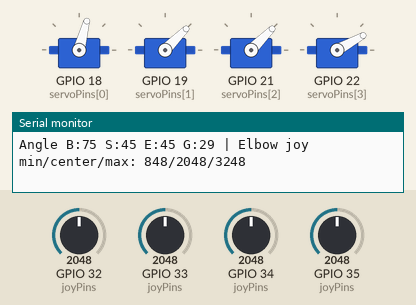
This sketch was run on a simulated ESP32. On the bench: 4 × servo, the last lines printed to the serial monitor. The inputs (shaded band) are chosen by the test bench; at power-on: GPIO 32 (joyPins) = 2048, GPIO 33 (joyPins) = 2048, GPIO 34 (joyPins) = 2048, GPIO 35 (joyPins) = 2048 (analog values on the 0–4095 scale).

Above: at 7.9 s.
8.0 s: GPIO 32 (joyPins) set to 2866
At 10.6 s:
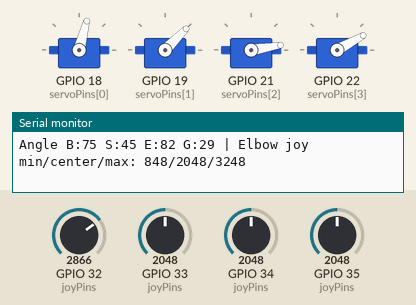
11.0 s: GPIO 33 (joyPins) set to 2866
At 13.2 s:
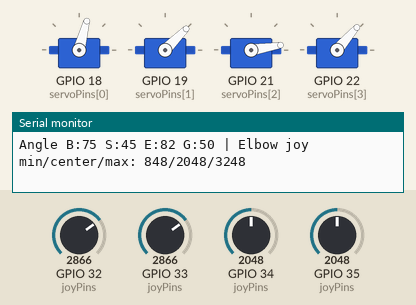
14.0 s: GPIO 34 (joyPins) set to 2866
At 16.8 s:
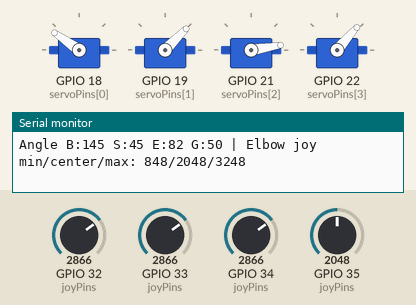
17.0 s: GPIO 35 (joyPins) set to 560
At 18.5 s:
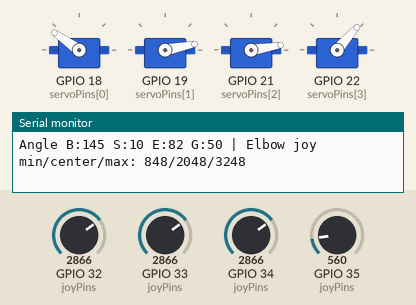
20.0 s: GPIO 32 (joyPins) set to 1228
At 20.66 s:
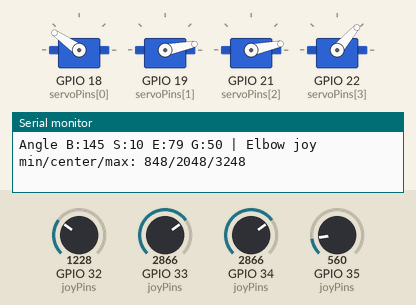
23.0 s: GPIO 33 (joyPins) set to 560
At 24.9 s:
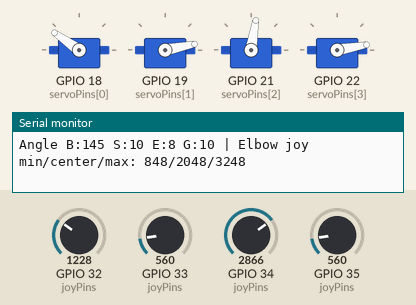
Timing chart, 0 to 26.4 s (numbered marks = the images above; inputs shaded):
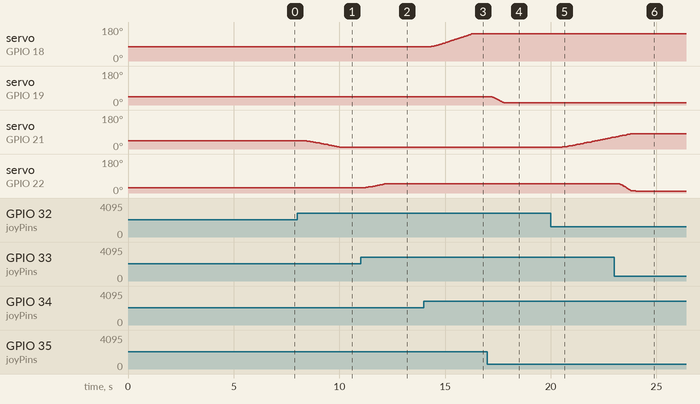

Measured:
- after the input at 8.0 s, servo on GPIO 21 (servoPins[2]): moves from 45° to 9° over 1.8 s, starting after 0.29 s
- after the input at 11.0 s, servo on GPIO 22 (servoPins[3]): moves from 29° to 49° over 0.96 s, starting after 0.25 s
- after the input at 14.0 s, servo on GPIO 18 (servoPins[0]): moves from 75° to 145° over 2.2 s, starting after 0.22 s
- after the input at 17.0 s, servo on GPIO 19 (servoPins[1]): moves from 45° to 11° over 0.72 s, starting after 0.19 s
- after the input at 20.0 s, servo on GPIO 21 (servoPins[2]): moves from 9° to 62° over 2.5 s, starting after 0.47 s
- after the input at 23.0 s, servo on GPIO 22 (servoPins[3]): moves from 49° to 10° over 0.76 s, starting after 0.26 s

The sketch:

RoboArm_WiFi.ino
```cpp
// =====================================================================
//  RoboArm WiFi - ESP32 4-DOF robotic arm
//  Control: 4 physical joysticks  +  phone slider page
//
//  Library: ESP32Servo (Library Manager)
//
//  Phone (no IP copy from Serial):
//    1. Join WiFi named  RoboArm   password  roboarm123
//    2. "Sign in to network" should show sliders
//    3. If not, Chrome -> http://192.168.4.1   (http, NOT https)
//    4. Turn OFF mobile data if the page will not load
// =====================================================================
#include <ESP32Servo.h>
#include <math.h>
#include <WiFi.h>
#include <WebServer.h>
#include <DNSServer.h>

#include "config.h"
#include "web_page.h"

// Servo 1 = Base, 2 = Shoulder, 3 = Elbow, 4 = Gripper
enum Joint { BASE = 0, SHOULDER = 1, ELBOW = 2, GRIPPER = 3 };
const int NUM_JOINTS = 4;

Servo servos[NUM_JOINTS];

//                                 Base Shoulder Elbow Gripper
const int joyPins[NUM_JOINTS]   = {34,   35,     32,   33};   // ADC1 -> WiFi-r shathe kaj kore
const int servoPins[NUM_JOINTS] = {18,   19,     21,   22};

// ================= LIMITS (ekhon ei value-i ashol limit) =================
const float minAngle[NUM_JOINTS] = {5,   10,  8,  10};
const float maxAngle[NUM_JOINTS] = {145, 80, 82,  50};

// Home position
const float homeAngle[NUM_JOINTS] = {75, 45, 45, 29};

const bool invertJoy[NUM_JOINTS]   = {false, false, false, false};
const bool mirrorServo[NUM_JOINTS] = {false, false, true, false};

// ================= SPEED / DEADBAND (per joint) =================
//                                        Base Shoulder Elbow Gripper
const float maxSpeed[NUM_JOINTS]      = {2.0,  1.2,   1.2,  1.5};
const int   pulseDeadband[NUM_JOINTS] = {6,    10,    10,   8};

const int PULSE_MIN = 600;
const int PULSE_MAX = 2300;

// ================= JOYSTICK TUNING =================
const int   START_DEADZONE = 400;    // WiFi noise-e drift korle ektu barao (e.g. 450)
const int   STOP_DEADZONE  = 250;
const float ALPHA          = 0.12;   // kom = smooth
const float SERVO_SMOOTH   = 0.20;
const float SNAP_DIST      = 0.4;    // target-er kachhe ele snap
const int   LOOP_MS        = 20;
const int   NUM_SAMPLES    = 16;

// Joystick range auto-learn
const float START_EXTENT = 1200.0;   // shuru-te dhora range (center theke)
const float MIN_EXTENT   = 900.0;    // er cheye chhoto hobe na
const float FULL_SCALE   = 0.90;     // 90% thelle full speed

const bool DEBUG = true;

// ================= VARIABLES =================
float angle[NUM_JOINTS];
float outAngle[NUM_JOINTS];
float filtered[NUM_JOINTS];
int   center[NUM_JOINTS];
int   lastPulse[NUM_JOINTS];
bool  joyActive[NUM_JOINTS] = {false, false, false, false};
int   rawNow[NUM_JOINTS];

// Joystick-er ashol max/min (auto-learn)
float joyMaxSeen[NUM_JOINTS];
float joyMinSeen[NUM_JOINTS];

// ================= WEB CONTROL =================
WebServer server(HTTP_PORT);
DNSServer dnsServer;

float         webVel[NUM_JOINTS]     = {0, 0, 0, 0};   // hold-button speed (-1..1)
unsigned long webVelTime[NUM_JOINTS] = {0, 0, 0, 0};   // last 'V' message time

// ================= FUNCTIONS =================
int toPulse(int i, float logical) {
  float a = logical;
  if (mirrorServo[i]) a = (minAngle[i] + maxAngle[i]) - a;
  return PULSE_MIN + (int)(a * (PULSE_MAX - PULSE_MIN) / 180.0 + 0.5);
}

// Highest ar lowest sample bad diye average
int readJoy(int pin) {
  long sum = 0;
  int mn = 4095, mx = 0;
  for (int n = 0; n < NUM_SAMPLES; n++) {
    int v = analogRead(pin);
    sum += v;
    if (v < mn) mn = v;
    if (v > mx) mx = v;
    delayMicroseconds(100);
  }
  return (sum - mn - mx) / (NUM_SAMPLES - 2);
}

void calibrateJoysticks() {
  delay(2000);   // joystick chhuo na
  for (int i = 0; i < NUM_JOINTS; i++) {
    long sum = 0;
    for (int n = 0; n < 100; n++) {
      sum += readJoy(joyPins[i]);
      delay(5);
    }
    center[i]     = sum / 100;
    filtered[i]   = center[i];
    joyMaxSeen[i] = center[i] + START_EXTENT;
    joyMinSeen[i] = center[i] - START_EXTENT;

    Serial.print("Joystick ");
    Serial.print(i + 1);
    Serial.print(" Center = ");
    Serial.println(center[i]);
  }
}

// Servo ek ek kore chalu (current spike kombe)
void initServos() {
  for (int i = 0; i < NUM_JOINTS; i++) {
    angle[i]    = homeAngle[i];
    outAngle[i] = homeAngle[i];
    int p = toPulse(i, angle[i]);

    servos[i].setPeriodHertz(50);
    servos[i].attach(servoPins[i], PULSE_MIN, PULSE_MAX);
    servos[i].writeMicroseconds(p);
    lastPulse[i] = p;
    delay(300);
  }
}

// Phase 1: shob joystick pora (servo pulse-er por noi, noise kom)
void readAllJoysticks() {
  for (int i = 0; i < NUM_JOINTS; i++) {
    rawNow[i] = readJoy(joyPins[i]);
    filtered[i] += ALPHA * (rawNow[i] - filtered[i]);
  }
}

// Phase 2: target angle hisab kore servo-te pathano
void updateJoint(int i) {
  float diff      = filtered[i] - center[i];
  float magnitude = fabsf(diff);

  // Joystick range shikhe nao
  if (filtered[i] > joyMaxSeen[i]) joyMaxSeen[i] = filtered[i];
  if (filtered[i] < joyMinSeen[i]) joyMinSeen[i] = filtered[i];

  // Hysteresis
  if (!joyActive[i]) {
    if (magnitude > START_DEADZONE) joyActive[i] = true;
  } else {
    if (magnitude < STOP_DEADZONE) joyActive[i] = false;
  }

  if (joyActive[i]) {
    // Joystick sobshomoy priority pabe -> phone-er hold command bad
    webVel[i] = 0;

    // Je dike thelchho, oi dike-r ashol range
    float extent = (diff > 0) ? (joyMaxSeen[i] - center[i])
                              : (center[i] - joyMinSeen[i]);
    if (extent < MIN_EXTENT) extent = MIN_EXTENT;
    extent *= FULL_SCALE;

    float norm = (magnitude - START_DEADZONE) / (extent - START_DEADZONE);
    norm = constrain(norm, 0.0, 1.0);
    norm = norm * norm;   // soft start

    if (diff < 0)     norm = -norm;
    if (invertJoy[i]) norm = -norm;

    angle[i] += norm * maxSpeed[i];
    angle[i]  = constrain(angle[i], minAngle[i], maxAngle[i]);
  } else if (webVel[i] != 0) {
    // Phone hold-button: signal bondho hole (phone lock / WiFi drop) thamo
    if (millis() - webVelTime[i] > WEB_VEL_TIMEOUT) {
      webVel[i] = 0;
    } else {
      angle[i] += webVel[i] * maxSpeed[i];
      angle[i]  = constrain(angle[i], minAngle[i], maxAngle[i]);
    }
  }

  // Smooth + snap (hunting/gorgor kombe)
  float err = angle[i] - outAngle[i];
  if (fabsf(err) < SNAP_DIST) outAngle[i] = angle[i];
  else                        outAngle[i] += SERVO_SMOOTH * err;

  int p = toPulse(i, outAngle[i]);
  if (abs(p - lastPulse[i]) >= pulseDeadband[i]) {
    servos[i].writeMicroseconds(p);
    lastPulse[i] = p;
  }
}

// ================= WEB: messages =================
void formatLimits(char *buf, size_t len) {
  snprintf(buf, len, "L,%d,%d,%d,%d,%d,%d,%d,%d",
           (int)minAngle[0], (int)minAngle[1], (int)minAngle[2], (int)minAngle[3],
           (int)maxAngle[0], (int)maxAngle[1], (int)maxAngle[2], (int)maxAngle[3]);
}

void formatAngles(char *buf, size_t len) {
  snprintf(buf, len, "A,%d,%d,%d,%d",
           (int)lroundf(angle[0]), (int)lroundf(angle[1]),
           (int)lroundf(angle[2]), (int)lroundf(angle[3]));
}

// Phone theke asha command:
//   S,j,angle  -> slider (absolute)     V,j,v -> hold speed (-1..1)
//   H          -> home                  X     -> stop (jekhane ache shekhane thamo)
void handleCommand(char *msg) {
  char cmd = msg[0];

  if (cmd == 'H') {
    for (int i = 0; i < NUM_JOINTS; i++) {
      webVel[i] = 0;
      if (!joyActive[i]) angle[i] = homeAngle[i];
    }
    return;
  }
  if (cmd == 'X') {
    for (int i = 0; i < NUM_JOINTS; i++) {
      webVel[i] = 0;
      angle[i]  = outAngle[i];   // current position-ei freeze
    }
    return;
  }
  if (cmd != 'S' && cmd != 'V') return;

  char *p1 = strchr(msg, ',');
  if (!p1) return;
  char *p2 = strchr(p1 + 1, ',');
  if (!p2) return;

  int   j   = atoi(p1 + 1);
  float val = atof(p2 + 1);
  if (j < 0 || j >= NUM_JOINTS) return;
  if (joyActive[j]) return;      // joystick dhora thakle phone ignore

  if (cmd == 'S') {
    webVel[j] = 0;
    angle[j]  = constrain(val, minAngle[j], maxAngle[j]);
  } else {  // 'V'
    webVel[j]     = constrain(val, -1.0f, 1.0f);
    webVelTime[j] = millis();
  }
}

void sendPage() {
  server.send_P(200, "text/html", INDEX_HTML);
}

void handleHttpCmd() {
  String m = server.arg("m");
  char msg[32];
  m.toCharArray(msg, sizeof(msg));
  handleCommand(msg);
  server.send(200, "text/plain", "ok");
}

void handleHttpState() {
  char buf[40];
  formatAngles(buf, sizeof(buf));
  server.send(200, "text/plain", buf);
}

void handleHttpLimits() {
  char buf[64];
  formatLimits(buf, sizeof(buf));
  server.send(200, "text/plain", buf);
}

void printHowToConnect() {
  Serial.println();
  Serial.println("============================================");
  Serial.println("  SLIDER PAGE — do not hunt for an IP");
  Serial.println("  1. Phone WiFi  ->  RoboArm");
  Serial.println("  2. Password    ->  roboarm123");
  Serial.println("  3. Open the Sign-in page, or type:");
  Serial.println("     http://192.168.4.1");
  Serial.println("  Turn OFF mobile data if it will not load.");
  Serial.println("============================================");
}

// ================= WEB: WiFi + servers =================
void setupWiFi() {
  WiFi.mode(WIFI_AP);
  WiFi.setSleep(false);

  IPAddress ip(192, 168, 4, 1);
  IPAddress gw(192, 168, 4, 1);
  IPAddress mask(255, 255, 255, 0);
  WiFi.softAPConfig(ip, gw, mask);
  WiFi.softAP(AP_SSID, AP_PASSWORD, 1, 0, 4);
  delay(200);

  dnsServer.start(53, "*", ip);   // any website name -> slider page
  printHowToConnect();
}

void setupServers() {
  server.on("/", HTTP_GET, sendPage);
  server.on("/c", HTTP_GET, handleHttpCmd);
  server.on("/s", HTTP_GET, handleHttpState);
  server.on("/l", HTTP_GET, handleHttpLimits);
  // Phone captive-portal checks -> show sliders instead of "can't reach"
  server.on("/generate_204", HTTP_GET, sendPage);
  server.on("/gen_204", HTTP_GET, sendPage);
  server.on("/hotspot-detect.html", HTTP_GET, sendPage);
  server.on("/ncsi.txt", HTTP_GET, sendPage);
  server.on("/connecttest.txt", HTTP_GET, sendPage);
  server.on("/canonical.html", HTTP_GET, sendPage);
  server.onNotFound(sendPage);
  server.begin();
}

void printNetInfo() {
  printHowToConnect();
  Serial.printf("Phones on RoboArm WiFi: %u\n", WiFi.softAPgetStationNum());
}

void handleNetwork() {
  dnsServer.processNextRequest();
  server.handleClient();
}

// ================= MAIN =================
void setup() {
  Serial.begin(115200);

  analogReadResolution(12);
  analogSetAttenuation(ADC_11db);

  ESP32PWM::allocateTimer(0);
  ESP32PWM::allocateTimer(1);
  ESP32PWM::allocateTimer(2);
  ESP32PWM::allocateTimer(3);

  calibrateJoysticks();   // WiFi chalur AGE (noise chhara center)
  initServos();
  setupWiFi();
  setupServers();
}

void loop() {
  static int dbgCount = 0;
  static unsigned long lastNetInfo = 0;
  unsigned long t0 = millis();

  if (t0 - lastNetInfo >= 5000) {   // proti 5 second-e address dekhao
    lastNetInfo = t0;
    printNetInfo();
  }

  handleNetwork();
  readAllJoysticks();

  for (int i = 0; i < NUM_JOINTS; i++) updateJoint(i);

  if (DEBUG && ++dbgCount >= 10) {   // 5 bar/second
    dbgCount = 0;
    Serial.print("Angle B:");  Serial.print(angle[BASE], 0);
    Serial.print(" S:");       Serial.print(angle[SHOULDER], 0);
    Serial.print(" E:");       Serial.print(angle[ELBOW], 0);
    Serial.print(" G:");       Serial.print(angle[GRIPPER], 0);
    Serial.print(" | Elbow joy min/center/max: ");
    Serial.print(joyMinSeen[ELBOW], 0);  Serial.print("/");
    Serial.print(center[ELBOW]);         Serial.print("/");
    Serial.println(joyMaxSeen[ELBOW], 0);
  }

  // Baki shomoy network service koro (phone response druto hobe)
  while (millis() - t0 < LOOP_MS) {
    handleNetwork();
    delay(1);
  }
}
```

web_page.h
```cpp
#pragma once
#include <pgmspace.h>

// Slider page lives on the ESP32. No internet needed.
const char INDEX_HTML[] PROGMEM = R"rawliteral(
<!DOCTYPE html>
<html lang="en">
<head>
<meta charset="utf-8">
<meta name="viewport" content="width=device-width,initial-scale=1,maximum-scale=1,user-scalable=no">
<meta name="theme-color" content="#1b1f24">
<title>RoboArm</title>
<style>
  :root{--bg:#1b1f24;--card:#262b32;--txt:#eef1f4;--mut:#9aa4af;--acc:#f0a23b;--ok:#3ecf6e;--bad:#ef5350;}
  *{box-sizing:border-box;-webkit-tap-highlight-color:transparent;}
  body{margin:0;background:var(--bg);color:var(--txt);font-family:system-ui,-apple-system,Segoe UI,Roboto,sans-serif;
       -webkit-user-select:none;user-select:none;}
  header{display:flex;align-items:center;justify-content:space-between;padding:14px 16px;position:sticky;top:0;
         background:var(--bg);z-index:2;border-bottom:1px solid #333a42;}
  h1{font-size:18px;margin:0;letter-spacing:.5px;}
  #status{display:flex;align-items:center;gap:6px;font-size:13px;color:var(--mut);}
  #dot{width:10px;height:10px;border-radius:50%;background:var(--bad);}
  #dot.on{background:var(--ok);}
  .hint{margin:0 16px 8px;font-size:12px;color:var(--mut);max-width:520px;}
  main{padding:8px 16px 120px;max-width:520px;margin:0 auto;}
  .card{background:var(--card);border-radius:14px;padding:14px;margin-bottom:12px;}
  .top{display:flex;justify-content:space-between;align-items:baseline;margin-bottom:10px;}
  .name{font-weight:600;font-size:16px;}
  .ang{font-variant-numeric:tabular-nums;font-size:22px;font-weight:700;color:var(--acc);}
  .ang small{font-size:13px;color:var(--mut);font-weight:400;}
  .row{display:flex;align-items:center;gap:10px;}
  .hold{flex:0 0 58px;height:58px;border-radius:12px;border:none;background:#39414b;color:var(--txt);
        font-size:30px;font-weight:700;touch-action:none;}
  .hold.active{background:var(--acc);color:#1b1f24;}
  input[type=range]{flex:1;height:44px;margin:0;accent-color:var(--acc);}
  .lim{display:flex;justify-content:space-between;font-size:11px;color:var(--mut);margin-top:4px;padding:0 68px;}
  footer{position:fixed;left:0;right:0;bottom:0;display:flex;gap:12px;padding:12px 16px calc(12px + env(safe-area-inset-bottom));
         background:var(--bg);border-top:1px solid #333a42;}
  footer button{flex:1;height:56px;border:none;border-radius:14px;font-size:18px;font-weight:700;}
  #home{background:#3a6ff0;color:#fff;}
  #stop{background:var(--bad);color:#fff;}
  button:active{filter:brightness(1.2);}
</style>
</head>
<body>
<header>
  <h1>RoboArm sliders</h1>
  <div id="status"><span id="dot"></span><span id="stxt">Connecting...</span></div>
</header>
<p class="hint">If sliders do nothing: turn OFF mobile data, stay on WiFi <b>RoboArm</b>, then refresh.</p>
<main id="joints"></main>
<footer>
  <button id="home">HOME</button>
  <button id="stop">STOP</button>
</footer>
<script>
const NAMES = ['Base','Shoulder','Elbow','Gripper'];
let mins = [5,10,8,10], maxs = [145,80,82,50];
let sliders = [], labels = [];
let dragUntil = [0,0,0,0];
let lastSlide = [0,0,0,0];
let holdTimers = [null,null,null,null];

function send(m){
  fetch('/c?m=' + encodeURIComponent(m)).catch(function(){});
}
function setStatus(on, txt){
  document.getElementById('dot').className = on ? 'on' : '';
  document.getElementById('stxt').textContent = txt;
}
function apply(t){
  const p = t.split(',');
  if (p[0] === 'L' && p.length >= 9){
    for (let j=0;j<4;j++){
      mins[j] = +p[1+j]; maxs[j] = +p[5+j];
      sliders[j].min = mins[j]; sliders[j].max = maxs[j];
      document.getElementById('mn'+j).innerHTML = mins[j]+'&deg;';
      document.getElementById('mx'+j).innerHTML = maxs[j]+'&deg;';
    }
  } else if (p[0] === 'A' && p.length >= 5){
    const now = Date.now();
    for (let j=0;j<4;j++){
      if (now < dragUntil[j]) continue;
      sliders[j].value = p[1+j];
      labels[j].textContent = p[1+j];
    }
  }
}

const box = document.getElementById('joints');
NAMES.forEach((n,j)=>{
  const c = document.createElement('div');
  c.className = 'card';
  c.innerHTML =
    '<div class="top"><span class="name">'+n+'</span><span class="ang"><span id="a'+j+'">--</span><small>&deg;</small></span></div>'+
    '<div class="row"><button class="hold" data-j="'+j+'" data-d="-1">&minus;</button>'+
    '<input type="range" id="s'+j+'" min="'+mins[j]+'" max="'+maxs[j]+'" step="1">'+
    '<button class="hold" data-j="'+j+'" data-d="1">+</button></div>'+
    '<div class="lim"><span id="mn'+j+'">'+mins[j]+'&deg;</span><span id="mx'+j+'">'+maxs[j]+'&deg;</span></div>';
  box.appendChild(c);
  sliders[j] = c.querySelector('#s'+j);
  labels[j]  = c.querySelector('#a'+j);
  sliders[j].addEventListener('input', ()=>{
    dragUntil[j] = Date.now() + 600;
    labels[j].textContent = sliders[j].value;
    const now = Date.now();
    if (now - lastSlide[j] > 50){ lastSlide[j] = now; send('S,'+j+','+sliders[j].value); }
  });
  sliders[j].addEventListener('change', ()=>{
    dragUntil[j] = Date.now() + 600;
    send('S,'+j+','+sliders[j].value);
  });
});

function startHold(btn){
  const j = +btn.dataset.j, d = +btn.dataset.d;
  stopHold(j);
  btn.classList.add('active');
  const t0 = Date.now();
  const tick = ()=>{
    const k = Math.min(1, 0.35 + (Date.now()-t0)/1500);
    send('V,'+j+','+(d*k).toFixed(2));
  };
  tick();
  holdTimers[j] = setInterval(tick, 100);
}
function stopHold(j){
  if (holdTimers[j]){ clearInterval(holdTimers[j]); holdTimers[j] = null; send('V,'+j+',0'); }
  document.querySelectorAll('.hold[data-j="'+j+'"]').forEach(b=>b.classList.remove('active'));
}
document.querySelectorAll('.hold').forEach(b=>{
  b.addEventListener('pointerdown', e=>{ e.preventDefault(); b.setPointerCapture(e.pointerId); startHold(b); });
  ['pointerup','pointercancel','lostpointercapture'].forEach(ev=>
    b.addEventListener(ev, ()=>stopHold(+b.dataset.j)));
  b.addEventListener('contextmenu', e=>e.preventDefault());
});
document.getElementById('home').onclick = ()=>{ for(let j=0;j<4;j++) stopHold(j); send('H'); };
document.getElementById('stop').onclick = ()=>{ for(let j=0;j<4;j++) stopHold(j); send('X'); };
document.addEventListener('visibilitychange', ()=>{ if (document.hidden) for(let j=0;j<4;j++) stopHold(j); });

function poll(){
  fetch('/s').then(r=>r.text()).then(t=>{ setStatus(true,'Connected'); apply(t); })
    .catch(()=> setStatus(false,'Waiting for arm...'));
}
fetch('/l').then(r=>r.text()).then(apply).catch(function(){});
poll();
setInterval(poll, 150);
</script>
</body>
</html>
)rawliteral";
```

Source omitted: config.h (616 bytes)
